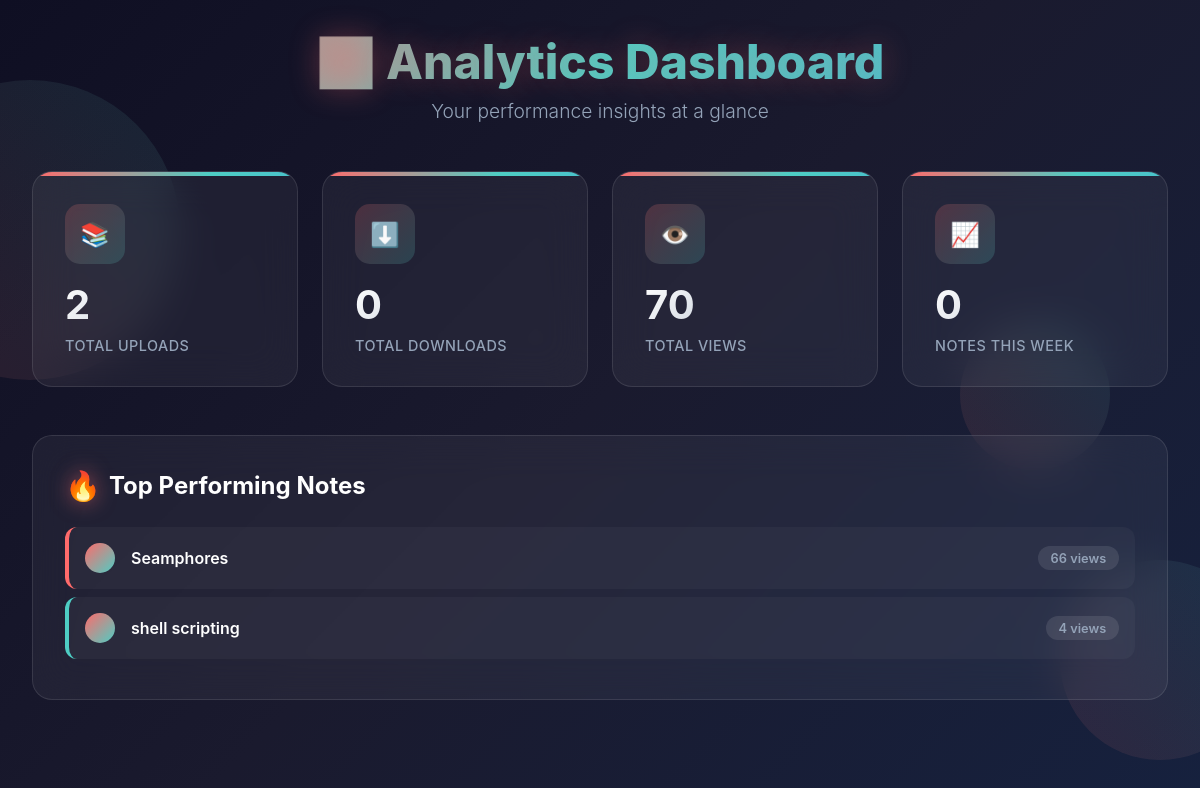
Screenshot of /dashboard/ (signed in) with the database file from the repository.
### core/models.py (models this page shows, shortened)
class Note(models.Model):
    SUBJECT_CHOICES = [
        ('maths', 'Mathematics'),
        ('physics', 'Physics'),
        ('cs', 'Computer Science'),
        ('other', 'Other'),
    ]
    title = models.CharField(max_length=255)
    description = models.TextField(blank=True)
    subject = models.CharField(max_length=100)  # Or use choices=SUBJECT_CHOICES
    semester = models.CharField(max_length=50)
    file = models.FileField(upload_to='notes/')
    uploaded_by = models.ForeignKey(User, on_delete=models.CASCADE)
    uploaded_at = models.DateTimeField(auto_now_add=True)
    views = models.PositiveIntegerField(default=0)
    downloads = models.PositiveIntegerField(default=0)
    upload_date = models.DateTimeField(default=timezone.now)
    views = models.IntegerField(default=0)

### core/views.py (the view)
# urls.py: path('dashboard/', views.user_dashboard, name='user_dashboard'),
@login_required
def user_dashboard(request):
    user = request.user
    notes = Note.objects.filter(uploaded_by=user)
    total_uploads = notes.count()
    total_downloads = sum(note.downloads for note in notes)
    total_views = sum(note.views for note in notes)
    top_notes = notes.order_by('-views')[:5]
    from datetime import timedelta
    from django.utils import timezone
    last_week = timezone.now() - timedelta(days=7)
    weekly_uploads = notes.filter(upload_date__gte=last_week).count()
    context = {
        'total_uploads': total_uploads,
        'total_downloads': total_downloads,
        'total_views': total_views,
        'top_notes': top_notes,
        'weekly_uploads': weekly_uploads,
    }
    return render(request, 'core/user_dashboard.html', context)

### core/templates/core/user_dashboard.html (shortened to what this page needs)
<!DOCTYPE html>
<html lang="en">
<head>
</head>
<body>
    <div class="background-shapes">
        <div class="shape"></div>
        <div class="shape"></div>
        <div class="shape"></div>
    </div>
    <div class="container">
        <div class="header">
            <h1>📊 Analytics Dashboard</h1>
            <p class="subtitle">Your performance insights at a glance</p>
        </div>
        <div class="stats-grid">
            <div class="stat-card">
                <div class="stat-icon">📚</div>
                <div class="stat-number">{{ total_uploads }}</div>
                <div class="stat-label">Total Uploads</div>
            </div>
            <div class="stat-card">
                <div class="stat-icon">⬇️</div>
                <div class="stat-number">{{ total_downloads }}</div>
                <div class="stat-label">Total Downloads</div>
            </div>
            <div class="stat-card">
                <div class="stat-icon">👁️</div>
                <div class="stat-number">{{ total_views }}</div>
                <div class="stat-label">Total Views</div>
            </div>
            <div class="stat-card">
                <div class="stat-icon">📈</div>
                <div class="stat-number">{{ weekly_uploads }}</div>
                <div class="stat-label">Notes This Week</div>
            </div>
        </div>
        <div class="top-notes-section">
            <h3 class="section-title">
                <span class="emoji">🔥</span>
                Top Performing Notes
            </h3>
            <ul class="notes-list">
                {% for note in top_notes %}
                <li class="note-item">
                    <div class="rank-number">{{ loop.index }}</div>
                    <div class="note-title">{{ note.title }}</div>
                    <div class="note-views">{{ note.views }} views</div>
                </li>
                {% endfor %}
            </ul>
        </div>
    </div>
</body>
</html>

### core/templates/core/user_dashboard.html (style rules this page uses)
* { margin: 0; padding: 0; box-sizing: border-box; }
body { font-family: 'Inter', -apple-system, BlinkMacSystemFont, 'Segoe UI', sans-serif; background: linear-gradient(135deg, #0f0f23 0%, #1a1a2e 50%, #16213e 100%); color: #ffffff; min-height: 100vh; overflow-x: hidden; }
.container { max-width: 1200px; margin: 0 auto; padding: 2rem; position: relative; }
.background-shapes { position: fixed; top: 0; left: 0; width: 100%; height: 100%; pointer-events: none; z-index: -1; }
.shape { position: absolute; border-radius: 50%; background: linear-gradient(45deg, rgba(255, 107, 107, 0.1), rgba(78, 205, 196, 0.1)); animation: float 20s infinite ease-in-out; }
.shape:nth-child(1) { width: 300px; height: 300px; top: 10%; left: -10%; animation-delay: 0s; }
.shape:nth-child(2) { width: 200px; height: 200px; top: 70%; right: -5%; animation-delay: 5s; }
.shape:nth-child(3) { width: 150px; height: 150px; top: 40%; left: 80%; animation-delay: 10s; }
.header { text-align: center; margin-bottom: 3rem; position: relative; }
.header h1 { font-size: 3rem; font-weight: 800; background: linear-gradient(135deg, #ff6b6b, #4ecdc4, #45b7d1); -webkit-background-clip: text; -webkit-text-fill-color: transparent; background-clip: text; margin-bottom: 0.5rem; text-shadow: 0 0 30px rgba(255, 107, 107, 0.3); }
.header .subtitle { font-size: 1.2rem; color: #94a3b8; font-weight: 300; }
.stats-grid { display: grid; grid-template-columns: repeat(auto-fit, minmax(250px, 1fr)); gap: 1.5rem; margin-bottom: 3rem; }
.stat-card { background: rgba(255, 255, 255, 0.05); backdrop-filter: blur(20px); border: 1px solid rgba(255, 255, 255, 0.1); border-radius: 20px; padding: 2rem; position: relative; overflow: hidden; transition: all 0.3s ease; cursor: pointer; }
.stat-card::before { content: ''; position: absolute; top: 0; left: 0; right: 0; height: 4px; background: linear-gradient(90deg, #ff6b6b, #4ecdc4, #45b7d1, #f9ca24); background-size: 200% 100%; animation: shimmer 3s infinite; }
.stat-icon { width: 60px; height: 60px; border-radius: 15px; display: flex; align-items: center; justify-content: center; font-size: 1.5rem; margin-bottom: 1rem; background: linear-gradient(135deg, rgba(255, 107, 107, 0.2), rgba(78, 205, 196, 0.2)); }
.stat-number { font-size: 2.5rem; font-weight: 700; margin-bottom: 0.5rem; background: linear-gradient(135deg, #ffffff, #94a3b8); -webkit-background-clip: text; -webkit-text-fill-color: transparent; background-clip: text; }
.stat-label { color: #94a3b8; font-size: 0.9rem; font-weight: 500; text-transform: uppercase; letter-spacing: 0.5px; }
.top-notes-section { background: rgba(255, 255, 255, 0.05); backdrop-filter: blur(20px); border: 1px solid rgba(255, 255, 255, 0.1); border-radius: 20px; padding: 2rem; position: relative; overflow: hidden; }
.section-title { display: flex; align-items: center; gap: 0.5rem; font-size: 1.5rem; font-weight: 700; margin-bottom: 1.5rem; color: #ffffff; }
.section-title .emoji { font-size: 1.8rem; filter: drop-shadow(0 0 10px rgba(255, 107, 107, 0.5)); }
.notes-list { list-style: none; }
.note-item { display: flex; justify-content: space-between; align-items: center; padding: 1rem; margin-bottom: 0.5rem; background: rgba(255, 255, 255, 0.03); border-radius: 12px; border-left: 4px solid transparent; transition: all 0.3s ease; position: relative; overflow: hidden; }
.note-item:nth-child(1) { border-left-color: #ff6b6b; }
.note-item:nth-child(2) { border-left-color: #4ecdc4; }
.note-title { font-weight: 600; color: #ffffff; flex: 1; }
.note-views { background: rgba(255, 255, 255, 0.1); padding: 0.3rem 0.8rem; border-radius: 20px; font-size: 0.8rem; font-weight: 600; color: #94a3b8; }
.rank-number { width: 30px; height: 30px; border-radius: 50%; background: linear-gradient(135deg, #ff6b6b, #4ecdc4); display: flex; align-items: center; justify-content: center; font-weight: 700; font-size: 0.8rem; margin-right: 1rem; color: white; }

### rows the page displays
Note: title "Seamphores", views "66"
Note: title "shell scripting", views "4"

### other values shown
{{ total_uploads }} "2"
{{ total_downloads }} "0"
{{ total_views }} "70"
{{ weekly_uploads }} "0"
